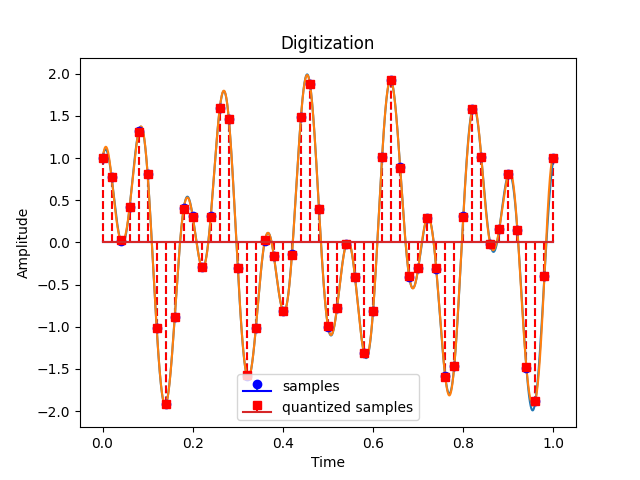

This chart was generated by the following Python code:
#     This program is free software: you can redistribute it and/or modify
#     it under the terms of the GNU General Public License as published by
#     the Free Software Foundation, either version 3 of the License, or
#     (at your option) any later version.
#
#     This program is distributed in the hope that it will be useful,
#     but WITHOUT ANY WARRANTY; without even the implied warranty of
#     MERCHANTABILITY or FITNESS FOR A PARTICULAR PURPOSE.  See the
#     GNU General Public License for more details.
#
#     You should have received a copy of the GNU General Public License
#     along with this program.  If not, see <https://www.gnu.org/licenses/>.

#     Written by Charalambos (Charis) Poullis - www.poullis.org

import numpy as np
import matplotlib
matplotlib.use("TkAgg")  # Add this before pyplot otherwise it won't work on openSUSE 15.2
import matplotlib.pyplot as plt

time_of_view = 1 # second
analog_time = np.linspace (0, time_of_view, 1000000) # second

#The original signal
def analog_signal (time_point):
    return np.sin(2 * np.pi * 5 * time_point) + np.cos(2 * np.pi * 11 * time_point)
    # return amplitude * np.cos (2*np.pi*carrier_frequency * time_point + phase)

#The maximum frequency of the signal i.e. cos(2π*fmax*t)
#note: the frequency for sinusoidals is the number of cycles that occur in 2π -> max(2π10/2π, 2π11/2π) = 11
max_signal_frequency   = 11 #determines the oscillations of the original signal;
nyquist_rate = 2 * max_signal_frequency

sampling_frequency = 30 # Hz (1/second)
sampling_period = 1 / sampling_frequency # second
sample_number = int(np.round(time_of_view / sampling_period)) + 1    #Number of samples
sampling_time = np.linspace (0, time_of_view, sample_number)

#Print out the info
print('Maximum signal frequency of analog signal: ' + str(max_signal_frequency))
print('Nyquist rate: ' + str(nyquist_rate))
print('Sampling frequency: ' + str(sampling_frequency))
print('Sampling at {0:.2f}x'.format(sampling_frequency/nyquist_rate) + ' the Nyquist sampling rate.')

#Quantization
max_signal_val = 2 #max value for analog signal, sin and cos are in [-1,1]. we are adding two together so [-2,2]
min_signal_val = -2 #min value for analog signal
val_range = max_signal_val - min_signal_val

quantization_bits     = 16   #number of bits
quantization_num_bins = 2**quantization_bits    #Number of bins on the vertical axis
quantization_step = val_range/(quantization_num_bins-1) #Step size between bins
quantization_bins = []
for i in range(quantization_num_bins):
	quantization_bins.append(min_signal_val + i*quantization_step)
quantization_bins = np.array(quantization_bins)

#Print out the info
print('Quantization bits: ' + str(quantization_bits))
print('Quantization step: ' + str(quantization_step))
print('Number of bins: ' + str(quantization_num_bins))

#Digitization
sampling_signal = analog_signal(sampling_time) #Sample the analog signal at the calculated time points
#scale to 0-1 - for quantization
scale_down_val = (sampling_signal - min_signal_val)/val_range
quantization_bin_indices = list(map(int, np.round(scale_down_val * (quantization_num_bins-1)))) #find the bin index for each value
#get the quantized signal
quantized_signal = quantization_bins[quantization_bin_indices]

#Reconstruction: Whitaker-Shannon interpolation
reconstructed_signal = 0
for i in range(0, sample_number):
    reconstructed_signal += quantized_signal[i] * np.sinc((analog_time-i*sampling_period) / sampling_period)

fig = plt.figure ()
#The analog signal - blue line
plt.plot (analog_time,   analog_signal (analog_time))
#The reconstructed signal - gold line
plt.plot (analog_time, reconstructed_signal)
#The samples - blue circles
plt.stem (sampling_time, sampling_signal, linefmt=':', markerfmt='bo', basefmt='b-', label="samples")
#The quantized samples - red squares
plt.stem (sampling_time, quantized_signal, linefmt='r--', markerfmt='rs', label="quantized samples")
plt.title("Digitization")
plt.xlabel("Time")
plt.ylabel("Amplitude")
plt.legend()
plt.show()
